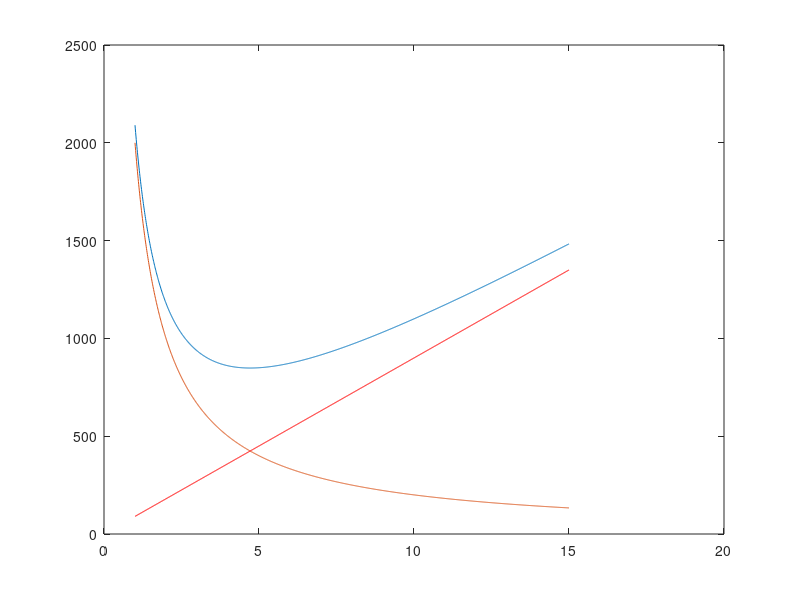

Source code (MATLAB):
D = 1200   ; %tons/semana
h  = 2*85; %Bs/(unidad.año)
i  = 0.22; %Bs/(Bs.unidad)
C = 30; %Bs/unidad
r=0.005;
Cp = r*C; %Bs/(unidad.año)
Co = 2000; %Bs/orden
T=[1:0.01:15]';
m = length(T);

N = 1./T; %orden/semana
Q = T*D; %unidads
%Imax = max(T*D)*ones(m,1); %unidades
Imax = Q;
Imin = 0; %= min(T*D)*ones(4,1) %unidades
Im = Im = (Imax + Imin)/2; %unidades

CO  = Co*(1./T);  %Bs/semana
CP  = Cp*(T*D)/2; %Bs/semana
CT  = CO + CP;    %Bs/semana
     
MAT=[T,N,Q,Imax,Im,CO,CP,CT];

plot(T,CT,T,CO,T,CP,"r")

min(CT) %Bs/año
Topt = sqrt(2*Co/(Cp*D)) %semana
%Qopt = Topt*D %unidades
[CTmin, iCTmin] = min(CT)
Tmin = T(iCTmin)
Qopt=Tmin*D

